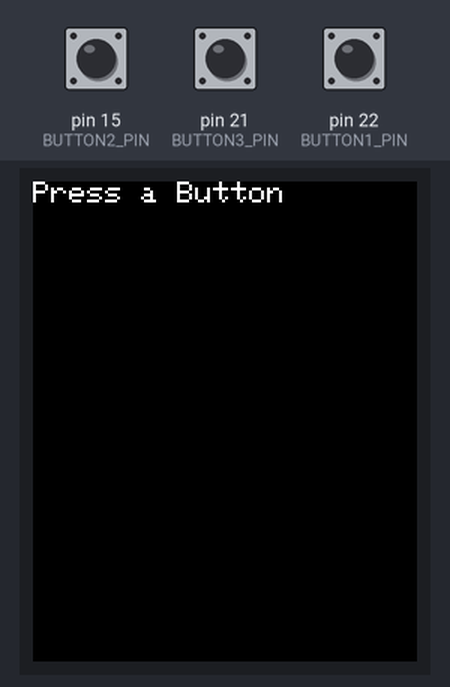
A sketch run on a simulated Arduino Mega 2560, built with avr-gcc and run on an emulated ATmega2560. Shown: 128×160 colour display. Inputs (shaded band) come from the test bench; at power-on: pin 15 (BUTTON2_PIN) HIGH, pin 21 (BUTTON3_PIN) HIGH, pin 22 (BUTTON1_PIN) HIGH. What the sketch prints to the serial monitor is not drawn.

Above: at 1.3 s.
1.4 s: pin 15 (BUTTON2_PIN) pulled LOW for 0.15 s
At 1.8 s:
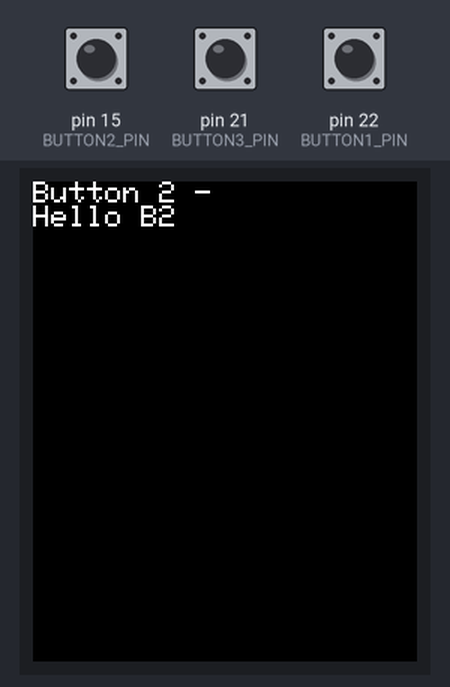
3.0 s: pin 21 (BUTTON3_PIN) pulled LOW for 0.15 s
At 3.9 s:
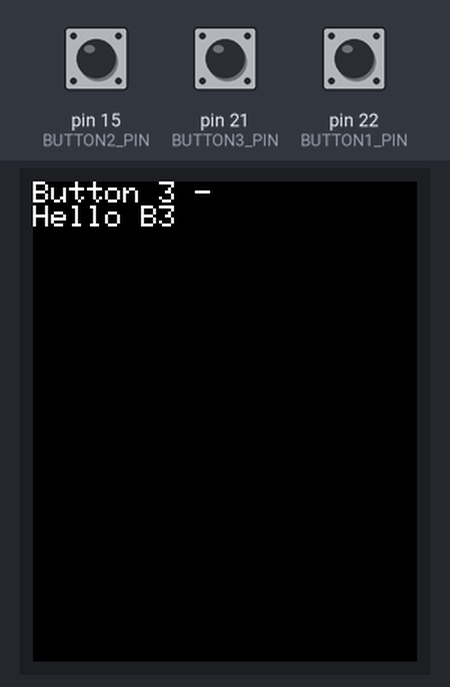
4.6 s: pin 22 (BUTTON1_PIN) pulled LOW for 0.15 s
At 5.4 s:
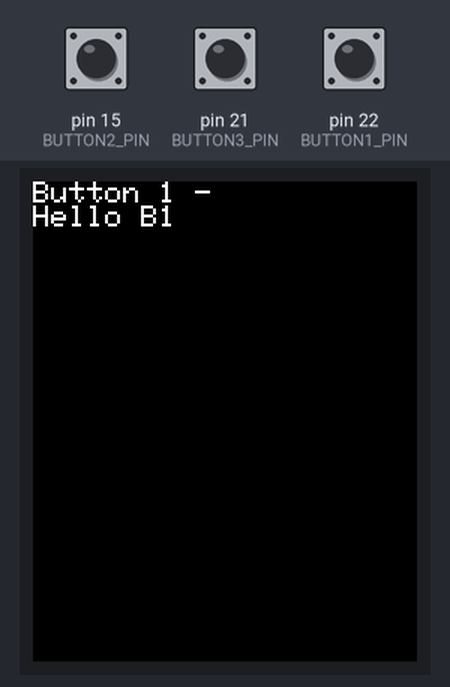
Timing chart, 0 to 7.6 s (numbered marks = the images above; inputs shaded):
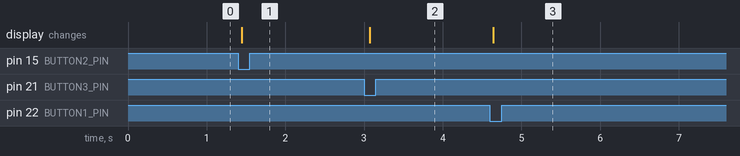

The sketch:

Display-testing.ino
```cpp
#include <SPI.h>
#include <Adafruit_GFX.h>
#include <Adafruit_ST7735.h>

// Button pins
#define BUTTON1_PIN 22
#define BUTTON2_PIN 15
#define BUTTON3_PIN 21

#define TFT_CS   5
#define TFT_DC   2
#define TFT_RST  4

Adafruit_ST7735 tft = Adafruit_ST7735(TFT_CS, TFT_DC, TFT_RST);

// Variables to hold button states
bool button1State = HIGH, lastButton1State = HIGH;
bool button2State = HIGH, lastButton2State = HIGH;
bool button3State = HIGH, lastButton3State = HIGH;

void setup() {
  Serial.begin(115200);
  Serial.println("Initializing Display...");

  // Initialize button pins
  pinMode(BUTTON1_PIN, INPUT_PULLUP);
  pinMode(BUTTON2_PIN, INPUT_PULLUP);
  pinMode(BUTTON3_PIN, INPUT_PULLUP);

  // Initialize display

  tft.initR(INITR_BLACKTAB);
  tft.fillScreen(ST77XX_BLACK);
  tft.setRotation(2); //Portrait
  tft.setTextWrap(true);
  tft.setTextSize(1);
  tft.setTextColor(ST77XX_WHITE);

  tft.setCursor(0, 0);
  tft.println("Press a Button");
}

void loop() {
  // Read the current state of each button
  button1State = digitalRead(BUTTON1_PIN);
  button2State = digitalRead(BUTTON2_PIN);
  button3State = digitalRead(BUTTON3_PIN);

  // Check for a new press (HIGH -> LOW transition)
  if (button1State == LOW && lastButton1State == HIGH) {
    tft.fillScreen(ST77XX_BLACK);
    tft.setCursor(0, 0);
    tft.println("Button 1 -");
    tft.println("Hello B1");
    Serial.println("Button 1 Pressed!");
  }
  if (button2State == LOW && lastButton2State == HIGH) {
    tft.fillScreen(ST77XX_BLACK);
    tft.setCursor(0, 0);
    tft.println("Button 2 -");
    tft.println("Hello B2");
    Serial.println("Button 2 Pressed!");
  }
  if (button3State == LOW && lastButton3State == HIGH) {
    tft.fillScreen(ST77XX_BLACK);
    tft.setCursor(0, 0);
    tft.println("Button 3 -");
    tft.println("Hello B3");
    Serial.println("Button 3 Pressed!");
  }

  // Update last button states
  lastButton1State = button1State;
  lastButton2State = button2State;
  lastButton3State = button3State;

  delay(50);
}
```

Measured:
- after the input at 1.4 s, the display: changes after 0.05 s (image 1)
- after the input at 3.0 s, the display: changes after 0.07 s (image 2)
- after the input at 4.6 s, the display: changes at once (image 3)
